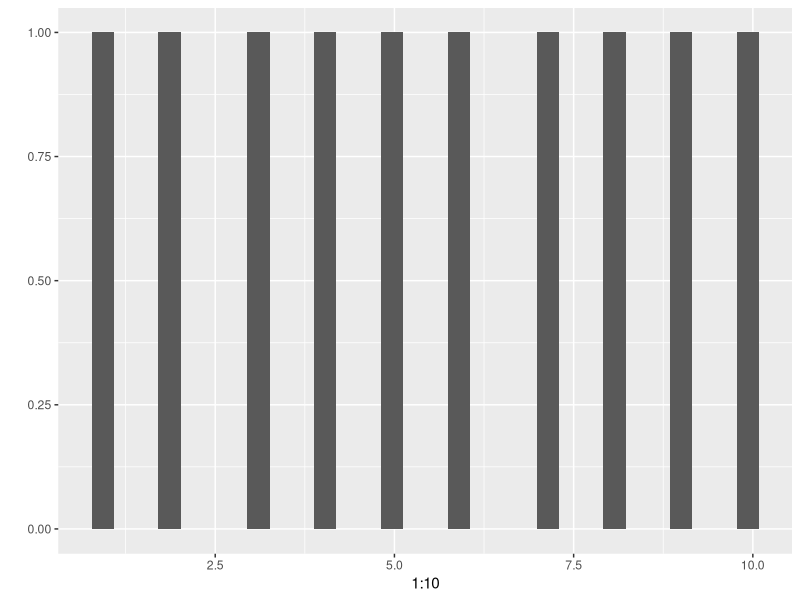

The R source for this figure:
## ---- chunk 1
library(tidyverse)
a <- 5
b <- 10

library(ggplot2)
qplot(1:10)
